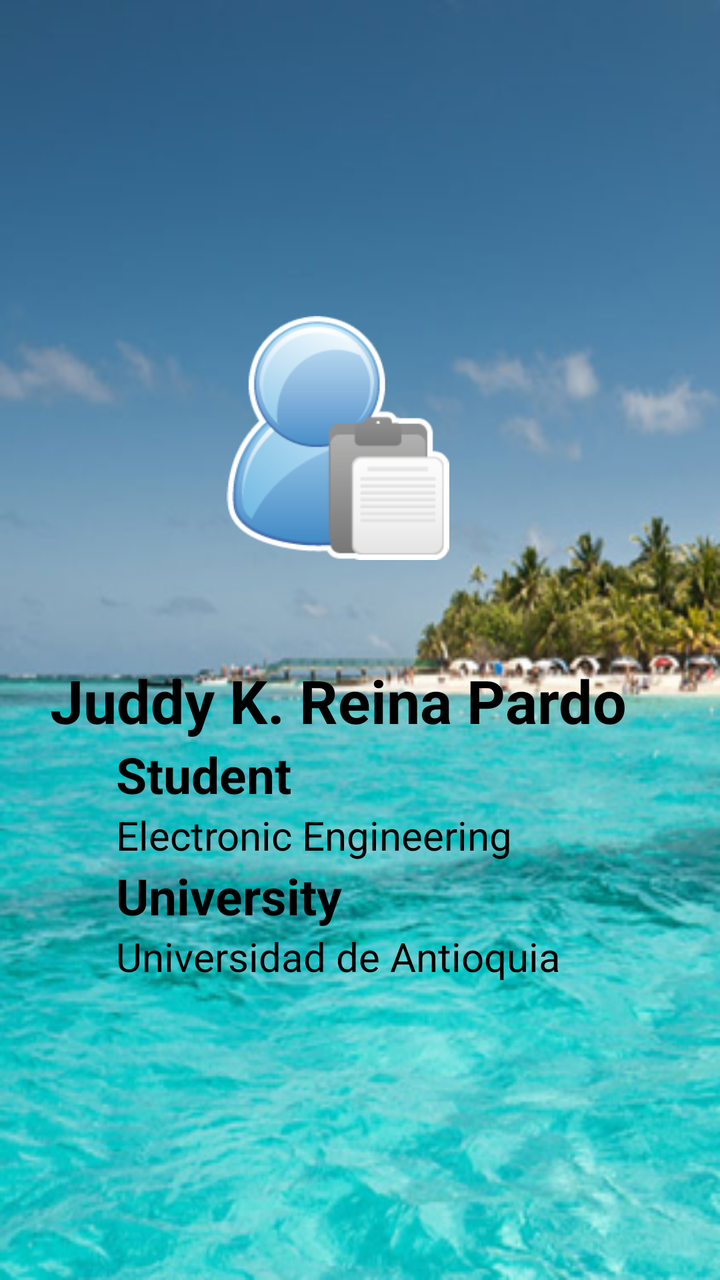
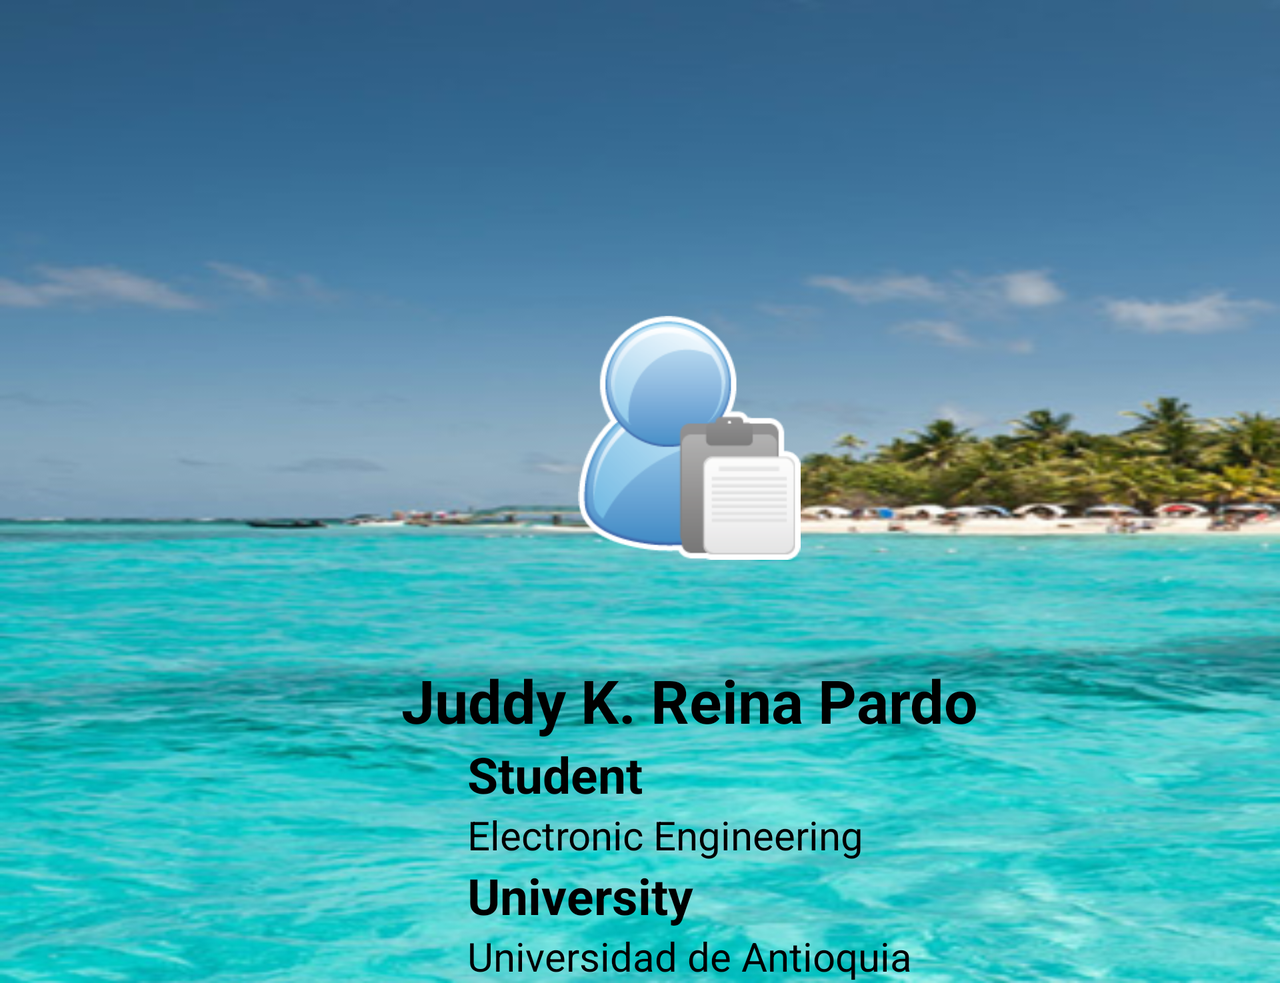

First picture: res/layout/ on a phone held upright. Second picture: the repository's own variant of that layout, on a device whose configuration matches the variant's folder. Source for both follows.
<!-- AndroidManifest.xml: application theme AppTheme -->
<!-- res/layout/activity_about.xml -->
<LinearLayout xmlns:android="http://schemas.android.com/apk/res/android"
    xmlns:tools="http://schemas.android.com/tools"
    android:layout_width="match_parent"
    android:layout_height="match_parent"
    tools:context="com.example.juddyreina.sanandresapp.about"
    android:background="@drawable/smartimg01">

    <LinearLayout
        android:layout_width="wrap_content"
        android:layout_height="wrap_content"
        android:orientation="vertical"
        android:layout_marginLeft="25dp"
        >
        <TextView
            android:layout_width="wrap_content"
            android:layout_height="150dp"
            />


        <LinearLayout
            android:layout_width="wrap_content"
            android:layout_height="180dp"
            android:orientation="horizontal"
            android:layout_gravity="center"
            android:gravity="center_horizontal"
            >

            <ImageView
                android:layout_width="wrap_content"
                android:layout_height="wrap_content"
                android:background="@drawable/ic_datos"/>

        </LinearLayout>

        <TextView
            android:layout_width="wrap_content"
            android:layout_height="wrap_content"
            android:text="@string/NAME"
            android:textSize="30dp"
            android:textColor="@color/black"
            android:textStyle="bold"
            />

        <LinearLayout
            android:layout_width="wrap_content"
            android:layout_height="wrap_content"
            android:orientation="horizontal"
            android:layout_gravity="center"
            android:gravity="center_horizontal">


            <LinearLayout
                android:layout_width="wrap_content"
                android:layout_height="wrap_content"
                android:orientation="vertical">

                <TextView
                    android:layout_width="wrap_content"
                    android:layout_height="wrap_content"
                    android:text="@string/info1"
                    android:textSize="25dp"
                    android:textStyle="bold"
                    android:textColor="@color/black"
                    />

                <TextView
                    android:layout_width="wrap_content"
                    android:layout_height="wrap_content"
                    android:text="@string/info2"
                    android:textSize="20dp"
                    android:textColor="@color/black"
                    />

                <TextView
                    android:layout_width="wrap_content"
                    android:layout_height="wrap_content"
                    android:text="@string/info3"
                    android:textSize="25dp"
                    android:textStyle="bold"
                    android:textColor="@color/black"
                    />

                <TextView
                    android:layout_width="wrap_content"
                    android:layout_height="wrap_content"
                    android:text="@string/info4"
                    android:textSize="20dp"
                    android:textColor="@color/black"
                    />

            </LinearLayout>

        </LinearLayout>

    </LinearLayout>



</LinearLayout>
<!-- resources referenced by this layout -->
<resources>
  <!-- drawable ic_datos: png bitmap (drawable-hdpi, 19616 bytes) -->
  <!-- drawable smartimg01: png bitmap (drawable-hdpi, 48418 bytes) -->
  <string name="NAME">Juddy K. Reina Pardo</string>
  <string name="info1">Student</string>
  <string name="info2">Electronic Engineering</string>
  <string name="info3">University</string>
  <string name="info4">Universidad de Antioquia</string>
  <style name="AppTheme" parent="Theme.AppCompat.Light.DarkActionBar">
          
      </style>
</resources>
<!-- res/layout-land/activity_about.xml (the repository's variant of the layout above) -->
<!-- drawn on the phone turned sideways -->
<ScrollView xmlns:android="http://schemas.android.com/apk/res/android"
    xmlns:tools="http://schemas.android.com/tools"
    android:layout_width="match_parent"
    android:layout_height="match_parent"
    tools:context="com.example.juddyreina.sanandresapp.about"
    android:background="@drawable/smartimg01">

    <LinearLayout
        android:layout_width="match_parent"
        android:layout_height="wrap_content"
        android:orientation="vertical"
        android:layout_marginLeft="25dp"
        android:layout_gravity="center"
        android:gravity="center"
        >
        <TextView
            android:layout_width="wrap_content"
            android:layout_height="150dp"
            />


        <LinearLayout
            android:layout_width="match_parent"
            android:layout_height="180dp"
            android:orientation="horizontal"
            android:layout_gravity="center"
            android:gravity="center_horizontal"
            >

            <ImageView
                android:layout_width="wrap_content"
                android:layout_height="wrap_content"
                android:background="@drawable/ic_datos"
                android:layout_gravity="center_horizontal"

                />

        </LinearLayout>

        <TextView
            android:layout_width="wrap_content"
            android:layout_height="wrap_content"
            android:text="@string/NAME"
            android:textSize="30dp"
            android:textColor="@color/black"
            android:textStyle="bold"
            />

        <LinearLayout
            android:layout_width="wrap_content"
            android:layout_height="wrap_content"
            android:orientation="horizontal"
            android:layout_gravity="center"
            android:gravity="center_horizontal">


            <LinearLayout
                android:layout_width="wrap_content"
                android:layout_height="wrap_content"
                android:orientation="vertical">

                <TextView
                    android:layout_width="wrap_content"
                    android:layout_height="wrap_content"
                    android:text="@string/info1"
                    android:textSize="25dp"
                    android:textStyle="bold"
                    android:textColor="@color/black"
                    />

                <TextView
                    android:layout_width="wrap_content"
                    android:layout_height="wrap_content"
                    android:text="@string/info2"
                    android:textSize="20dp"
                    android:textColor="@color/black"
                    />

                <TextView
                    android:layout_width="wrap_content"
                    android:layout_height="wrap_content"
                    android:text="@string/info3"
                    android:textSize="25dp"
                    android:textStyle="bold"
                    android:textColor="@color/black"
                    />

                <TextView
                    android:layout_width="wrap_content"
                    android:layout_height="wrap_content"
                    android:text="@string/info4"
                    android:textSize="20dp"
                    android:textColor="@color/black"
                    />

            </LinearLayout>

        </LinearLayout>

    </LinearLayout>



</ScrollView>
